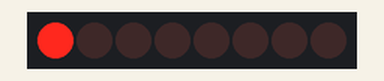
This sketch was run on a simulated Arduino Uno, built with avr-gcc and run on an emulated ATmega328P. On the bench: 8 shift-register outputs drawn as a row of LEDs (first output left, lit = HIGH). Wiring (inferred from the names in the program): shift register (74HC595): data pin 5; shift clock pin 3; latch pin 4. Wiring (inferred from the signals the program sends): row of LEDs: on Q0, Q1, Q2, Q3, Q4, Q5, Q6, Q7. What the sketch prints to the serial monitor is not drawn.

Above: at 1.01 s.
At 1.56 s:
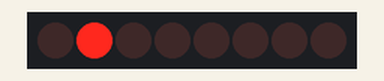
At 2.5 s:
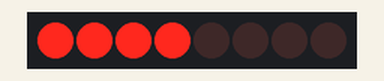
Timing chart, 0 to 4.2 s (numbered marks = the images above):
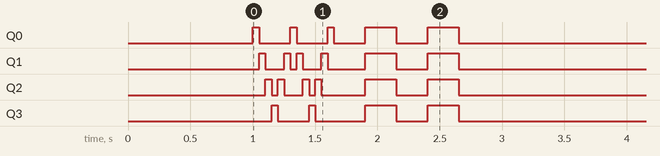

The sketch:

clientTest.ino
```cpp
#include <SPI.h>
#include <Mirf.h>
#include <nRF24L01.h>
#include <MirfHardwareSpiDriver.h>
#include <LiquidCrystal.h>

int latchPin = 4;
int clockPin = 3;
int dataPin  = 5;

int pPins[] = {
  1,2,4,8,4,2,1,2,4,8,4,2,1,0,0,0,0,0,15,15,15,15,15,0,0,0,0,0,15,15,15,15,15,0,0,0,0,0};

int counter = 0;


void setup(){
  Serial.begin(9600);
  pinMode(latchPin, OUTPUT);
  Mirf.spi = &MirfHardwareSpi;
  Mirf.init();
  Mirf.setRADDR((byte *)"serv1");
  Mirf.payload = 32;
  Mirf.config();
  Serial.println("Beginning ... ");
  digitalWrite(latchPin, 0);
  shiftOut(dataPin, clockPin, 0);
  delay(1000);
  int pSize = sizeof(pPins) / sizeof(int);
  for (int i = 0; i < pSize; i++) {
    digitalWrite(latchPin, LOW);
    shiftOut(dataPin, clockPin, MSBFIRST, pPins[i]);
    digitalWrite(latchPin, HIGH);
    delay(50);
  }
}


void loop(){
  byte data[32];
  if(Mirf.dataReady()){
    do{
      Serial.println("Got packet");
      Mirf.getData(data);
      Serial.println((char *)data);

      char *numstr = (char *)data;
      int val = atoi(numstr);
      if ( val >= 1) {
        counter += val;
        digitalWrite(latchPin, LOW);
        shiftOut(dataPin, clockPin, MSBFIRST, counter);
        digitalWrite(latchPin, HIGH);
      }
    }
    while(!Mirf.rxFifoEmpty());
  }
}


void shiftOut(int myDataPin, int myClockPin, byte myDataOut) {
  int i=0;
  int pinState;
  pinMode(myClockPin, OUTPUT);
  pinMode(myDataPin, OUTPUT);
  digitalWrite(myDataPin, 0);
  digitalWrite(myClockPin, 0);
  for (i=7; i>=0; i--)  {
    digitalWrite(myClockPin, 0);
    if ( myDataOut & (1<<i) ) {
      pinState= 1;
    }
    else {
      pinState= 0;
    }
    digitalWrite(myDataPin, pinState);
    digitalWrite(myClockPin, 1);
    digitalWrite(myDataPin, 0);
  }
  digitalWrite(myClockPin, 0);
}
```
